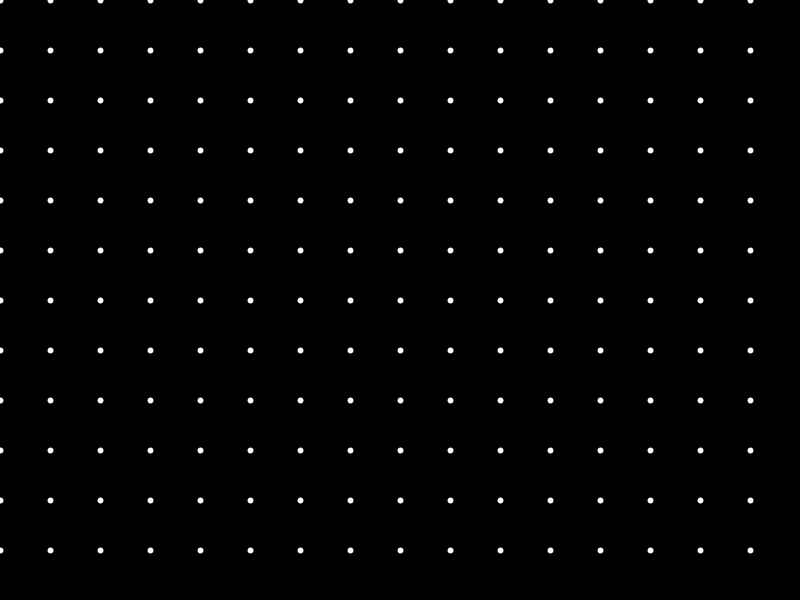
Frame 1 (no input)
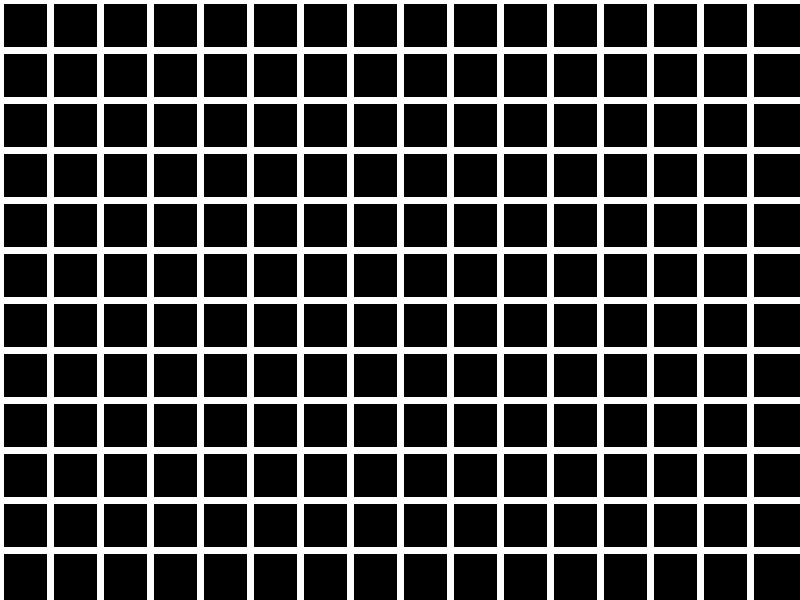
Frame 60 (the mouse pressed at the canvas centre just before this capture)
Frame 120 (the mouse held since frame 60 and released just before this capture): identical to frame 60, image omitted

The Processing sketch that drew these frames (run headless with seeded random() and noise(); from frame 60 on, the mouse is pressed at the canvas centre):

// Processing sketch: Hermann_Grid
// ── Hermann_Grid.pde
void setup() {
  size(800, 600);         
  background(0);                                 
}

void draw() {
  for (int x = 0; x < width; x += 50){
    line(x, 0, x, height); 
  }
  for (int y = 0; y < height; y += 50){
    line(0, y, width, y);
  }
  stroke(256, 256, 256);
  for (int i = 0; i < width; i += 50) {
    for (int j = 0; j < height ; j += 50) {
      strokeWeight(6); 
      point(i, j);

    }
  }
}
